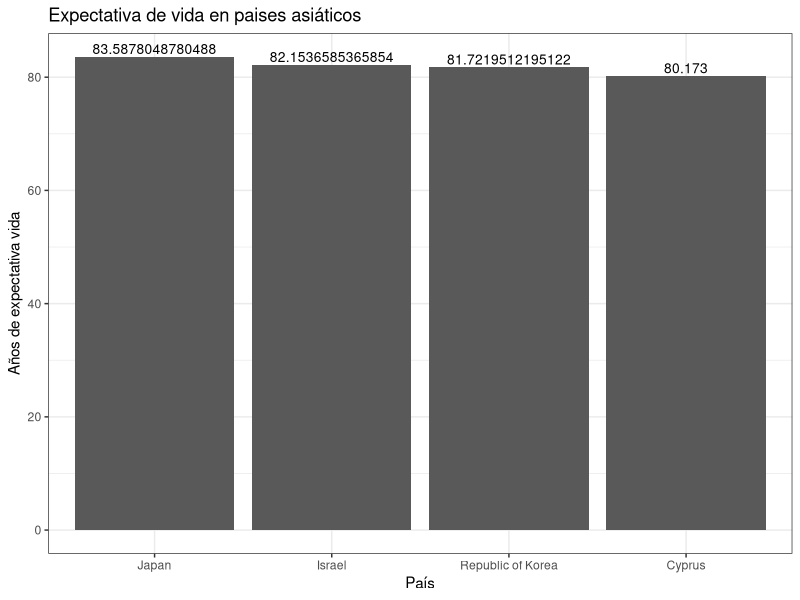
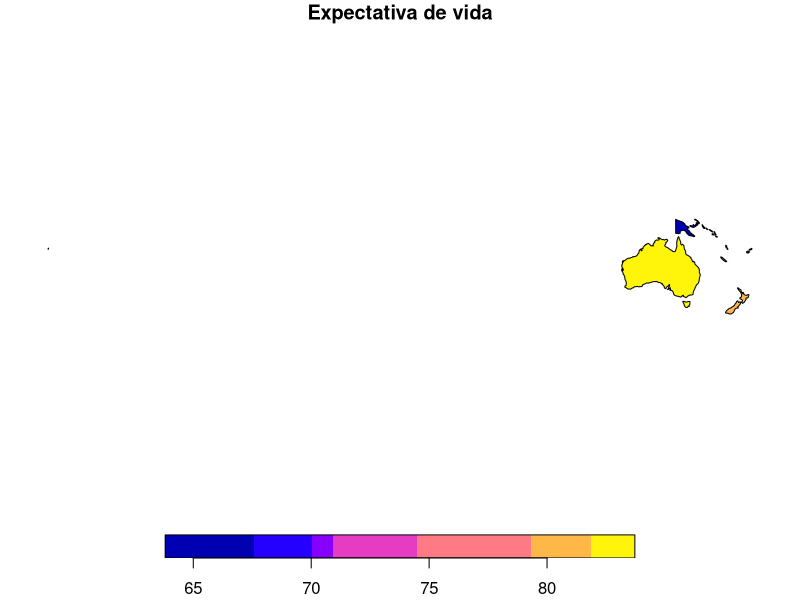

Generate these figures, in order, with R:
## ---- chunk 1
knitr::opts_chunk$set(echo = TRUE)
## ---- chunk 2
# Paquete para generación de documentos (ej. HTML)
library(knitr)
# Paquete para formateo de tablas
library(kableExtra)
# Paquete de graficación
library(ggplot2)
# Paquete de manejo de datos geoespaciales vectoriales
library(sf)
# Paquete con conjuntos de datos geoespaciales
library(spData)
## ---- chunk 3
names(world)
## ---- chunk 4
kable(
  world[1:10, 1:5, drop = TRUE], 
  caption="Datos demográficos de los países del mundo"
)
## ---- chunk 5
kable(
  world[1:10, c("name_long","continent","pop","lifeExp","gdpPercap"), drop = TRUE], 
  col.names=c("País","Continente","Población","Esperanza de vida","Renta per cápita"),  
  caption="Datos demográficos de los países del mundo"
)
## ---- chunk 6
# Se extraen las observaciones ordenadas por orden alfabético de país
world.orden <- order(world$name_long)
# Se genera un nuevo data frame ordenado
world.ordenadoxpais <- world[world.orden,]
# Se formatea la tabla con el nuevo data frame
kable(
  world.ordenadoxpais[, c("name_long","continent","pop","lifeExp","gdpPercap"), drop = TRUE], 
  col.names=c("País","Continente","Población","Esperanza de vida","Renta per cápita"),  
  caption="Datos demográficos de los países del mundo"
) %>%
kable_styling() %>%
scroll_box(
  width = "800px", 
  height = "500px", 
  fixed_thead = TRUE
)
## ---- chunk 7
# Se extraen las observaciones correspondientes a los países de Centroamérica
centro_america = world[world$name_long == "Belize" |
                       world$name_long == "Guatemala" |
                       world$name_long == "Honduras" |
                       world$name_long == "El Salvador" |
                       world$name_long == "Nicaragua" |
                       world$name_long == "Costa Rica" |
                       world$name_long == "Panama"
                       , ]
# Se formatea la tabla con el nuevo data frame
kable(
  centro_america[, c("name_long","continent","pop","lifeExp","gdpPercap"), drop = TRUE], 
  col.names=c("País","Continente","Población","Esperanza de vida","Renta per cápita"),  
  caption="Datos demográficos de los países de Centroamérica"
) %>%
kable_styling()
## ---- chunk 8
asia_paises <- world[, c("continent", "lifeExp", "name_long"), drop=TRUE]

asia_continente <- subset(
  world[, c("continent", "lifeExp", "name_long"), drop=TRUE],
  continent == "Asia" & lifeExp>=80
)

names (asia_continente)=c("Continente", "Expectativa", "País")

ggplot(asia_continente, aes(x=reorder(País, -Expectativa), y=Expectativa)) +
  ggtitle("Expectativa de vida en paises asiáticos") +
  xlab("País") + 
  ylab("Años de expectativa vida") +  
  geom_col() +
  geom_text(aes(label=Expectativa), vjust=-0.3, size=3.5)+
  theme_bw()

## ---- chunk 9
Oceania_conti <- world[world$continent=="Oceania",]

plot(Oceania_conti["lifeExp"], main="Expectativa de vida")


Oceania_conti

## ---- chunk 10

## ---- chunk 11
